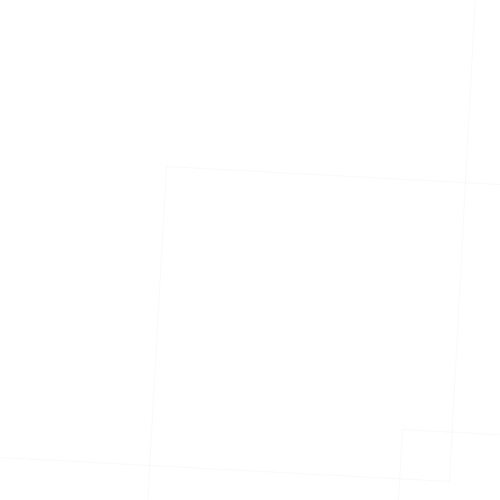
Frame 1 (no input)
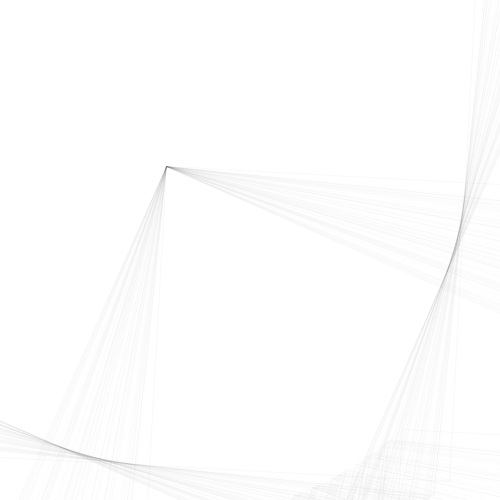
Frame 60 (the mouse pressed at the canvas centre just before this capture)
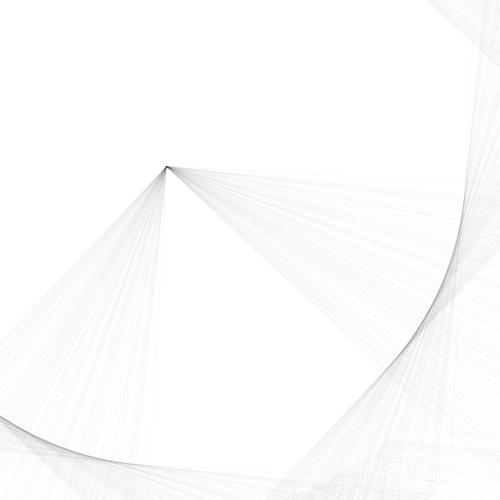
Frame 120 (the mouse held since frame 60 and released just before this capture)

The Processing sketch that drew these frames (run headless with seeded random() and noise(); from frame 60 on, the mouse is pressed at the canvas centre):

// Processing sketch: processing_144508
// ── processing_144508.pde

void setup()
{
  size(500, 500);
  background(255);
}

 
void draw()
{
  translate(width/3, height/3);
  noFill();
  stroke(0, 0, 0, random(10));

 //aussen big
  pushMatrix();
  rectMode(CENTER);
  rotate(millis()/3000.0);
       rect(0, 0, 600,600);
  translate(width/2, 250);
      rect(0, 0, 500, 500);
  translate(250, height/2);
        rect(0, 0, 500, 500);
  popMatrix();
  resetMatrix();
  }
